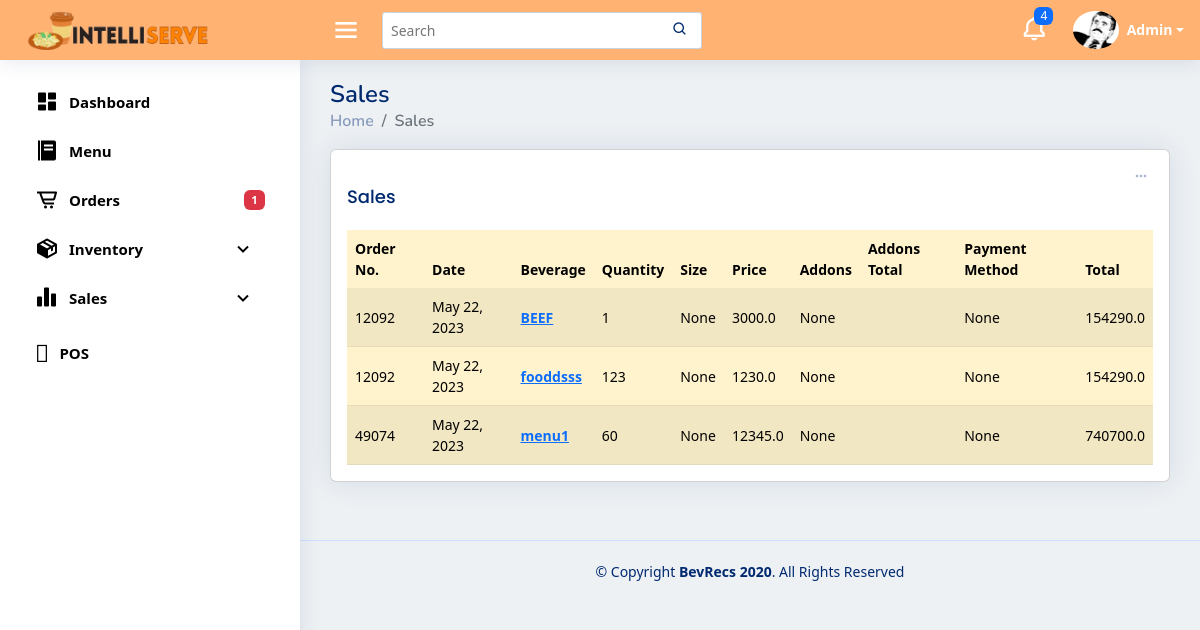
The app's page /sales with its own data.
### pos/models.py (models this page shows, shortened)
class buyItem(models.Model):
    buyName= models.CharField (max_length=255, null=True, blank=True)
    buySize = models.CharField(max_length=15, null=True, blank=True)
    buyQuantityMenu = models.PositiveIntegerField (null=True, blank=True)
    buyPrice = models.FloatField (null=True, blank=True)
    buyAddOns1 = models.CharField (max_length=255, null=True, blank=True)
    buyAddOns2 = models.CharField (max_length=255, null=True, blank=True)
    buyAddOns3 = models.CharField (max_length=255, null=True, blank=True)
    buyAddOns4 = models.CharField (max_length=255, null=True, blank=True)
    buyAddOns5 = models.CharField (max_length=255, null=True, blank=True)
    buyQuantityAO1 = models.PositiveIntegerField (null=True, blank=True)
    buyQuantityAO2 = models.PositiveIntegerField (null=True, blank=True)
    buyQuantityAO3 = models.PositiveIntegerField (null=True, blank=True)
    buyQuantityAO4 = models.PositiveIntegerField (null=True, blank=True)
    buyQuantityAO5 = models.PositiveIntegerField (null=True, blank=True)
    menuAOPrice1 = models.FloatField(default=0,null=True, blank=True)
    menuAOPrice2 = models.FloatField(default=0,null=True, blank=True)
    menuAOPrice3 = models.FloatField(default=0,null=True, blank=True)
    menuAOPrice4 = models.FloatField(default=0,null=True, blank=True)
    menuAOPrice5 = models.FloatField(default=0,null=True, blank=True)
    buyingredient1 = models.CharField (max_length=255, null=True, blank=True)
    buyingredient2 = models.CharField (max_length=255, null=True, blank=True)
    buyingredient3 = models.CharField (max_length=255, null=True, blank=True)
    buyingredient4 = models.CharField (max_length=255, null=True, blank=True)
    buyingredient5 = models.CharField (max_length=255, null=True, blank=True)
    buyingredient6 = models.CharField (max_length=255, null=True, blank=True)
    buyingredient7 = models.CharField (max_length=255, null=True, blank=True)
    buyingredient8 = models.CharField (max_length=255, null=True, blank=True)
    buyingredient9 = models.CharField (max_length=255, null=True, blank=True)
    buyingredient10 = models.CharField (max_length=255, null=True, blank=True)
    buyQuantityIng1 = models.PositiveIntegerField (null=True, blank=True)
    buyQuantityIng2 = models.PositiveIntegerField (null=True, blank=True)
    buyQuantityIng3 = models.PositiveIntegerField (null=True, blank=True)
    buyQuantityIng4 = models.PositiveIntegerField (null=True, blank=True)
    buyQuantityIng5 = models.PositiveIntegerField (null=True, blank=True)
    buyQuantityIng6 = models.PositiveIntegerField (null=True, blank=True)
    buyQuantityIng7 = models.PositiveIntegerField (null=True, blank=True)
    buyQuantityIng8 = models.PositiveIntegerField (null=True, blank=True)
    buyQuantityIng9 = models.PositiveIntegerField (null=True, blank=True)
    buyQuantityIng10 = models.PositiveIntegerField (null=True, blank=True)
    buyOrBought = models.BooleanField(default=False)
    DoneOrder = models.BooleanField(default=False)
    payment_method = models.CharField(max_length=255, choices=PAYMENT_CHOICES, null=True, blank=True)
    DineIn_Out = models.CharField(max_length=255, choices=IN_OUT, null=True, blank=True)
    AllPayment = models.FloatField(null=True, blank=True)
    tenderedPayment = models.FloatField(null=True, blank=True)
    orderNumber = models.PositiveIntegerField (null=True, blank=True)
    dateordered = models.DateTimeField (null=True, blank=True)
    priceSize = models.FloatField( null=True, blank=True)

### pos/views.py (the view)
# urls.py: path('sales', views.sales, name='sales'),
def sales(request):
    today = datetime.now().date()
    start_of_week = today - timedelta(days=today.weekday())  # Get the start date of the current week
    end_of_week = start_of_week + timedelta(days=6)  # Get the end date of the current week
    buyitem = buyItem.objects.filter(dateordered__date__range=[start_of_week, end_of_week])
    context = {
        'buyitem': buyitem,
    }
    return render(request, 'sales.html', context)

### pos/templates/sales.html (shortened to what this page needs)
{% extends "base.html" %}
{% block content %}
  <div class="pagetitle">
    <h1>Sales</h1>
    <nav>
      <ol class="breadcrumb">
        <li class="breadcrumb-item"><a href="/templates/index.html">Home</a></li>
        <li class="breadcrumb-item active">Sales</li>
      </ol>
    </nav>
  </div>
  <section class="section dashboard">
    <div class="row">
      <div class="col-lg-12 mb-2">
        <div class="row g-2">
           <div class="col-12">
            <div class="card top-selling overflow-auto">
              <div class="filter">
                <a class="icon" href="#" data-bs-toggle="dropdown"><i class='bx bx-dots-horizontal-rounded'></i></a>
              </div>
              <div class="card-body pb-0">
                <h5 class="card-title">Sales</h5>
                <table class="table rounded table-striped table-warning" id="salesTable">
                  <thead>
                    <tr>
                      <th scope="col">Order No.</th>
                      <th scope="col">Date</th>
                      <th scope="col">Beverage</th>
                      <th scope="col">Quantity</th>
                      <th scope="col">Size</th>
                      <th scope="col">Price</th>
                      <th scope="col">Addons</th>
                      <th scope="col">Addons Total</th>
                      <th scope="col">Payment Method</th>
                      <th scope="col">Total</th>
                    </tr>
                  </thead>
                  <tbody>
                    {% for sale in buyitem %}
                    {% if sale.buyOrBought == True %}
                    {% if sale.DoneOrder == True%}
                    <tr>
                        <td>{{ sale.orderNumber }}</td>
                        <td>{{ sale.dateordered.date }}</td>
                        <td><a href="#" class="text-primary fw-bold">{{ sale.buyName }}</a></td>
                        <td>{{ sale.buyQuantityMenu }}</td>
                        <td>{{ sale.buySize }}</td>
                        <td>{{ sale.buyPrice }}</td>
                        <td>
                            {% if not sale.buyAddOns1 and not sale.buyAddOns2 and not sale.buyAddOns3 and not sale.buyAddOns4 and not sale.buyAddOns5 %}
                                None
                            {% endif %}
                        </td>
                        <td><br>{{ sale.total_AO }}</td>
                        <td>{{ sale.payment_method }}</td>
                        <td>{{ sale.AllPayment }}</td>
                    </tr>
                    {%endif%}
                    {%endif%}
                    {% endfor %}
                </tbody>
                </table>
              </div>
            </div>
          </div>
        </div>
      </div>
      </div>
    </section>
    {% endblock content %}

### pos/templates/base.html (shortened to what this page needs)
{% load static %}
<!DOCTYPE html>
<html lang="en">
<head>
  <link rel="stylesheet" href="https://cdnjs.cloudflare.com/ajax/libs/font-awesome/6.4.0/css/all.min.css"
 />
  <link href='https://unpkg.com/boxicons@2.1.4/css/boxicons.min.css' rel='stylesheet'>
  <link rel="stylesheet" href="{% static 'style.css' %}">
  <link rel="stylesheet" href="https://cdnjs.cloudflare.com/ajax/libs/twitter-bootstrap/5.2.0/css/bootstrap.min.css">
  <link rel="stylesheet" href="https://cdn.datatables.net/1.13.4/css/dataTables.bootstrap5.min.css">
</head>
<body>
  <header id="header" class="header fixed-top d-flex align-items-center">
    <div class="d-flex align-items-center justify-content-between">
      <a href="#" class="logo d-flex align-items-center">
        <img src="{% static 'img/intelliserve.png'%}" alt="">
      </a>
      <i class='bx bx-menu toggle-sidebar-btn'></i>
    </div>
    <div class="search-bar">
      <form class="search-form d-flex align-items-center" method="POST" action="#">
        <input type="text" name="query" placeholder="Search" title="Enter search keyword">
        <button type="submit" title="Search"><i class="bx bx-search"></i></button>
      </form>
    </div>
    <nav class="header-nav ms-auto">
      <ul class="d-flex align-items-center">
        <li class="nav-item dropdown">
          <a class="nav-link nav-icon" href="#" data-bs-toggle="dropdown">
            <i class="bx bx-bell"></i>
            <span class="badge bg-primary badge-number">4</span>
          </a>
        </li>
        <li class="nav-item dropdown pe-3">
          <a class="nav-link nav-profile d-flex align-items-center pe-0" href="#" data-bs-toggle="dropdown">
            <img src="{% static 'img/profile.png'%}" alt="Profile" class="rounded-circle">
            <span class="d-none d-md-block dropdown-toggle ps-2">Admin</span>
          </a>
        </li>
      </ul>
    </nav>
  </header>
  <aside id="sidebar" class="sidebar">
    <ul class="sidebar-nav" id="sidebar-nav">
      <li class="nav-item">
        <a class="nav-link collapsed" href="{% url 'pos:index'%}">
          <i class='bx bxs-dashboard'></i><span>Dashboard</span>
        </a>
      </li>
      <li class="nav-item">
        <a class="nav-link collapsed" data-bs-target="#menu-nav" href="{% url 'pos:menu' %}">
          <i class='bx bxs-food-menu'></i></i><span>Menu</span>
        </a>
      </li>
      <li class="nav-item">
        <a class="nav-link collapsed" href="{% url 'pos:order' %}">
          <i class='bx bx-cart-alt'></i><span>Orders</span>
          <span class="badge badge-number ms-auto bg-danger">1</span>
        </a>
      </li>
      <li class="nav-item">
        <a class="nav-link collapsed" data-bs-target="#inventory-nav" data-bs-toggle="collapse" href="">
          <i class='bx bxs-package'></i><span>Inventory</span><i class='bx bx-chevron-down ms-auto'></i>
        </a>
      </li>
      <li class="nav-item">
        <a class="nav-link collapsed" data-bs-target="#sales-nav" data-bs-toggle="collapse" href="#">
          <i class='bx bxs-bar-chart-alt-2'></i><span>Sales</span><i class='bx bx-chevron-down ms-auto'></i>
        </a>
      </li>
      <li class="nav-item">
        <a class="nav-link collapsed" data-bs-target="#pos-nav" href="{% url 'pos:home' %}">
          <i class='bx-bar-chart'></i></i><span>POS</span>
        </a>
      </li>
    </ul>
  </aside>
  <main id="main" class="main">
    {% block content %}
    {% endblock  %}
  </main>
 <footer id="footer" class="footer">
    <div class="copyright">
      &copy; Copyright <strong><span>BevRecs 2020</span></strong>. All Rights Reserved
    </div>
  </footer>
</body>
</html>

### pos/static/style.css (style rules this page uses)
:root { scroll-behavior: smooth; }
body { font-family: "Open Sans", sans-serif; background-color: #EDF1F4 !important; }
a { color: #4154f1; text-decoration: none; }
h1, h2, h3, h4, h5, h6 { font-family: "Nunito", sans-serif; }
#main { margin-top: 60px; padding: 20px 30px; transition: all 0.3s; background-color: #EDF1F4; }
.pagetitle { margin-bottom: 10px; }
.pagetitle h1 { font-size: 24px; margin-bottom: 0; font-weight: 600; color: #012970; }
.card { margin-bottom: 30px; border: none; border-radius: 5px; box-shadow: 0px 0 30px rgba(1, 41, 112, 0.1); }
.card-title { padding: 20px 0 15px 0; font-size: 18px; font-weight: 500; color: #012970; font-family: "Poppins", sans-serif; }
.card-body { padding: 0 20px 20px 20px; }
.breadcrumb { font-size: 14px; font-family: "Nunito", sans-serif; color: #899bbd; font-weight: 600; }
.breadcrumb a { color: #899bbd; transition: 0.3s; text-decoration: none; }
.breadcrumb .breadcrumb-item::before { color: #899bbd; }
.breadcrumb .active { color: #51678f; font-weight: 600; }
.logo { line-height: 1; }
@media (min-width: 1200px) { .logo { width: 300px; } }
.logo img { height: 52px; margin-right: 6px; }
.header { transition: all 0.5s; z-index: 997; height: 60px; box-shadow: 0px 2px 20px rgba(1, 41, 112, 0.1); background-color: #FFB272; padding-left: 20px; }
.header .toggle-sidebar-btn { font-size: 32px; padding-left: 10px; cursor: pointer; color: #ffffff; }
.header .search-bar { min-width: 360px; padding: 0 20px; }
.header .search-form { width: 100%; }
.header .search-form input { border: 0; font-size: 14px; color: #012970; border: 1px solid rgba(1, 41, 112, 0.2); padding: 7px 38px 7px 8px; border-radius: 3px; transition: 0.3s; width: 100%; }
.header .search-form button { border: 0; padding: 0; margin-left: -30px; background: none; }
.header .search-form button i { color: #012970; }
.header-nav ul { list-style: none; }
.header-nav>ul { margin: 0; padding: 0; }
.header-nav .nav-icon { font-size: 28px; color: #ffffff; margin-right: 25px; position: relative; }
.header-nav .nav-profile { color: #012970; }
.header-nav .nav-profile img { max-height: 38px; }
.header-nav .nav-profile span { font-size: 14px; font-weight: 600; color: #ffffff; }
.header-nav .badge-number { position: absolute; inset: -2px -5px auto auto; font-weight: normal; font-size: 12px; padding: 3px 6px; }
.sidebar { position: fixed; top: 60px; left: 0; bottom: 0; width: 300px; z-index: 996; transition: all 0.3s; padding: 20px; overflow-y: auto; scrollbar-width: thin; scrollbar-color: #aab7cf transparent; box-shadow: 0px 0px 20px rgba(1, 41, 112, 0.1); background-color: #fff; }
@media (min-width: 1200px) { #main, #footer { margin-left: 300px; } }
.sidebar-nav { padding: 0; margin: 0; list-style: none; }
.sidebar-nav li { padding: 0; margin: 0; list-style: none; }
.sidebar-nav .nav-item { margin-bottom: 5px; }
.sidebar-nav .nav-link { display: flex; align-items: center; font-size: 15px; font-weight: 600; color: #000000; transition: 0.3; background: #f6f9ff; padding: 10px 15px; border-radius: 4px; }
.sidebar-nav .nav-link i { font-size: 24px; margin-right: 10px; color: #000000; }
.sidebar-nav .nav-link.collapsed { color: #000000; background: #fff; }
.sidebar-nav .nav-link.collapsed i { color: #000000; }
.dashboard .filter { position: absolute; right: 0px; top: 15px; }
.dashboard .filter .icon { color: #aab7cf; padding-right: 20px; padding-bottom: 5px; transition: 0.3s; font-size: 16px; }
.dashboard .top-selling { font-size: 14px; }
.dashboard .top-selling .table thead { background: #f6f6fe; }
.dashboard .top-selling .table thead th { border: 0; }
.dashboard .top-selling .table tbody td { vertical-align: middle; }
.footer { padding: 20px 0; font-size: 14px; transition: all 0.3s; border-top: 1px solid #cddfff; margin-top: auto; }
.footer .copyright { text-align: center; color: #012970; }

### records on screen
buyItem: orderNumber "12092", dateordered "May 22, 2023", buyName "BEEF", buyQuantityMenu "1", buySize "None", buyPrice "3000.0", payment_method "None", AllPayment "154290.0"
buyItem: orderNumber "12092", dateordered "May 22, 2023", buyName "fooddsss", buyQuantityMenu "123", buySize "None", buyPrice "1230.0", payment_method "None", AllPayment "154290.0"
buyItem: orderNumber "49074", dateordered "May 22, 2023", buyName "menu1", buyQuantityMenu "60", buySize "None", buyPrice "12345.0", payment_method "None", AllPayment "740700.0"
